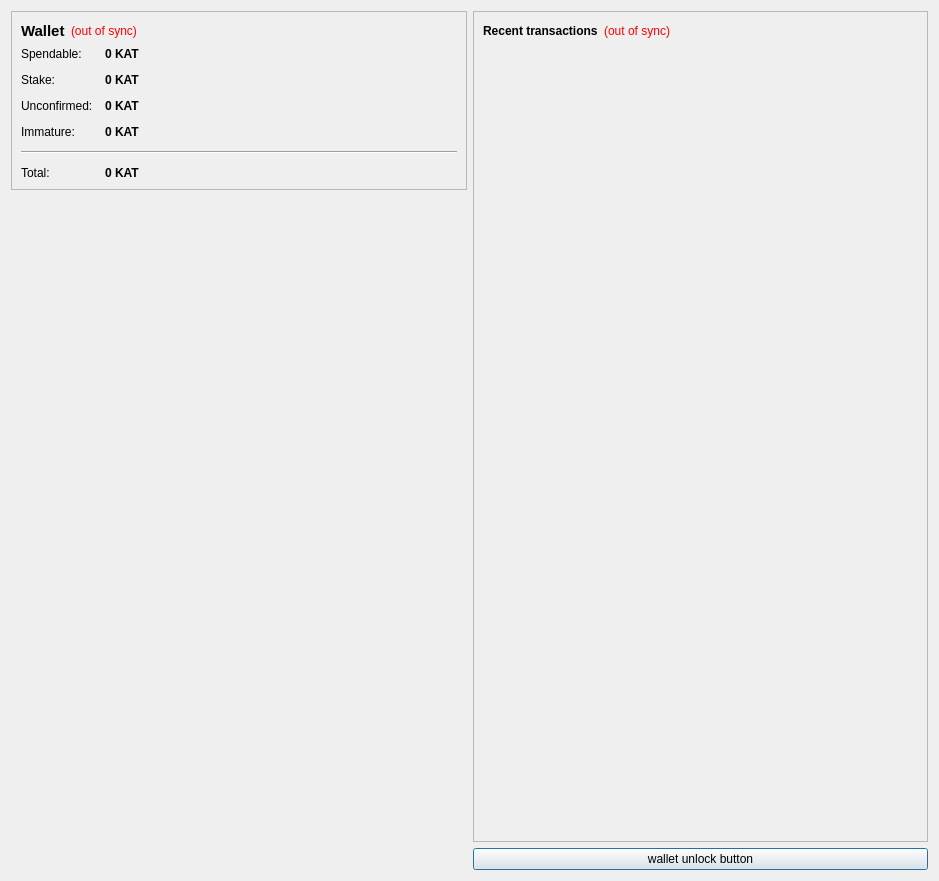
<?xml version="1.0" encoding="UTF-8"?>
<ui version="4.0">
 <class>OverviewPage</class>
 <widget class="QWidget" name="OverviewPage">
  <property name="geometry">
   <rect>
    <x>0</x>
    <y>0</y>
    <width>939</width>
    <height>881</height>
   </rect>
  </property>
  <property name="windowTitle">
   <string>Form</string>
  </property>
  <layout class="QHBoxLayout" name="horizontalLayout" stretch="0,0">
   <item>
    <layout class="QVBoxLayout" name="verticalLayout_2">
     <item>
      <widget class="QFrame" name="frame">
       <property name="frameShape">
        <enum>QFrame::StyledPanel</enum>
       </property>
       <property name="frameShadow">
        <enum>QFrame::Raised</enum>
       </property>
       <layout class="QVBoxLayout" name="verticalLayout_4">
        <item>
         <layout class="QHBoxLayout" name="horizontalLayout_4">
          <item>
           <widget class="QLabel" name="label_5">
            <property name="font">
             <font>
              <pointsize>11</pointsize>
              <weight>75</weight>
              <bold>true</bold>
             </font>
            </property>
            <property name="text">
             <string>Wallet</string>
            </property>
           </widget>
          </item>
          <item>
           <widget class="QLabel" name="labelWalletStatus">
            <property name="toolTip">
             <string>The displayed information may be out of date. Your wallet automatically synchronizes with the Katz network after a connection is established, but this process has not completed yet.</string>
            </property>
            <property name="styleSheet">
             <string notr="true">QLabel { color: red; }</string>
            </property>
            <property name="text">
             <string notr="true">(out of sync)</string>
            </property>
            <property name="alignment">
             <set>Qt::AlignLeading|Qt::AlignLeft|Qt::AlignVCenter</set>
            </property>
           </widget>
          </item>
          <item>
           <spacer name="horizontalSpacer_2">
            <property name="orientation">
             <enum>Qt::Horizontal</enum>
            </property>
            <property name="sizeHint" stdset="0">
             <size>
              <width>40</width>
              <height>20</height>
             </size>
            </property>
           </spacer>
          </item>
         </layout>
        </item>
        <item>
         <layout class="QFormLayout" name="formLayout_2">
          <property name="fieldGrowthPolicy">
           <enum>QFormLayout::AllNonFixedFieldsGrow</enum>
          </property>
          <property name="horizontalSpacing">
           <number>12</number>
          </property>
          <property name="verticalSpacing">
           <number>12</number>
          </property>
          <item row="0" column="0">
           <widget class="QLabel" name="label">
            <property name="text">
             <string>Spendable:</string>
            </property>
           </widget>
          </item>
          <item row="0" column="1">
           <widget class="QLabel" name="labelBalance">
            <property name="font">
             <font>
              <weight>75</weight>
              <bold>true</bold>
             </font>
            </property>
            <property name="cursor">
             <cursorShape>IBeamCursor</cursorShape>
            </property>
            <property name="toolTip">
             <string>Your current spendable balance</string>
            </property>
            <property name="text">
             <string notr="true">0 KAT</string>
            </property>
            <property name="textInteractionFlags">
             <set>Qt::LinksAccessibleByMouse|Qt::TextSelectableByKeyboard|Qt::TextSelectableByMouse</set>
            </property>
           </widget>
          </item>
          <item row="1" column="0">
           <widget class="QLabel" name="label_6">
            <property name="text">
             <string>Stake:</string>
            </property>
           </widget>
          </item>
          <item row="1" column="1">
           <widget class="QLabel" name="labelStake">
            <property name="font">
             <font>
              <weight>75</weight>
              <bold>true</bold>
             </font>
            </property>
            <property name="cursor">
             <cursorShape>IBeamCursor</cursorShape>
            </property>
            <property name="toolTip">
             <string>Total of coins that was staked, and do not yet count toward the current balance</string>
            </property>
            <property name="text">
             <string notr="true">0 KAT</string>
            </property>
            <property name="textInteractionFlags">
             <set>Qt::LinksAccessibleByMouse|Qt::TextSelectableByKeyboard|Qt::TextSelectableByMouse</set>
            </property>
           </widget>
          </item>
          <item row="2" column="0">
           <widget class="QLabel" name="label_3">
            <property name="text">
             <string>Unconfirmed:</string>
            </property>
           </widget>
          </item>
          <item row="2" column="1">
           <widget class="QLabel" name="labelUnconfirmed">
            <property name="font">
             <font>
              <weight>75</weight>
              <bold>true</bold>
             </font>
            </property>
            <property name="cursor">
             <cursorShape>IBeamCursor</cursorShape>
            </property>
            <property name="toolTip">
             <string>Total of transactions that have yet to be confirmed, and do not yet count toward the current balance</string>
            </property>
            <property name="text">
             <string notr="true">0 KAT</string>
            </property>
            <property name="textInteractionFlags">
             <set>Qt::LinksAccessibleByMouse|Qt::TextSelectableByKeyboard|Qt::TextSelectableByMouse</set>
            </property>
           </widget>
          </item>
          <item row="3" column="0">
           <widget class="QLabel" name="labelImmatureText">
            <property name="text">
             <string>Immature:</string>
            </property>
           </widget>
          </item>
          <item row="3" column="1">
           <widget class="QLabel" name="labelImmature">
            <property name="font">
             <font>
              <weight>75</weight>
              <bold>true</bold>
             </font>
            </property>
            <property name="toolTip">
             <string>Mined balance that has not yet matured</string>
            </property>
            <property name="text">
             <string notr="true">0 KAT</string>
            </property>
            <property name="textInteractionFlags">
             <set>Qt::LinksAccessibleByMouse|Qt::TextSelectableByKeyboard|Qt::TextSelectableByMouse</set>
            </property>
           </widget>
          </item>
          <item row="4" column="0" colspan="2">
           <widget class="Line" name="line">
            <property name="orientation">
             <enum>Qt::Horizontal</enum>
            </property>
           </widget>
          </item>
          <item row="5" column="0">
           <widget class="QLabel" name="labelTotalText">
            <property name="text">
             <string>Total:</string>
            </property>
           </widget>
          </item>
          <item row="5" column="1">
           <widget class="QLabel" name="labelTotal">
            <property name="font">
             <font>
              <weight>75</weight>
              <bold>true</bold>
             </font>
            </property>
            <property name="cursor">
             <cursorShape>IBeamCursor</cursorShape>
            </property>
            <property name="toolTip">
             <string>Your current total balance</string>
            </property>
            <property name="text">
             <string notr="true">0 KAT</string>
            </property>
            <property name="textInteractionFlags">
             <set>Qt::LinksAccessibleByMouse|Qt::TextSelectableByKeyboard|Qt::TextSelectableByMouse</set>
            </property>
           </widget>
          </item>
         </layout>
        </item>
       </layout>
      </widget>
     </item>
     <item>
      <spacer name="verticalSpacer_4">
       <property name="orientation">
        <enum>Qt::Vertical</enum>
       </property>
       <property name="sizeHint" stdset="0">
        <size>
         <width>20</width>
         <height>40</height>
        </size>
       </property>
      </spacer>
     </item>
     <item>
      <widget class="QLabel" name="label_2">
       <property name="text">
        <string/>
       </property>
       <property name="pixmap">
        <pixmap resource="../bitcoin.qrc">:/images/Wallet_Logo</pixmap>
       </property>
       <property name="alignment">
        <set>Qt::AlignCenter</set>
       </property>
      </widget>
     </item>
     <item>
      <spacer name="verticalSpacer">
       <property name="orientation">
        <enum>Qt::Vertical</enum>
       </property>
       <property name="sizeHint" stdset="0">
        <size>
         <width>20</width>
         <height>40</height>
        </size>
       </property>
      </spacer>
     </item>
    </layout>
   </item>
   <item>
    <layout class="QVBoxLayout" name="verticalLayout_3">
     <item>
      <widget class="QFrame" name="frame_2">
       <property name="frameShape">
        <enum>QFrame::StyledPanel</enum>
       </property>
       <property name="frameShadow">
        <enum>QFrame::Raised</enum>
       </property>
       <layout class="QVBoxLayout" name="verticalLayout">
        <item>
         <layout class="QHBoxLayout" name="horizontalLayout_2">
          <item>
           <widget class="QLabel" name="label_4">
            <property name="text">
             <string>&lt;b&gt;Recent transactions&lt;/b&gt;</string>
            </property>
           </widget>
          </item>
          <item>
           <widget class="QLabel" name="labelTransactionsStatus">
            <property name="toolTip">
             <string>The displayed information may be out of date. Your wallet automatically synchronizes with the Katz network after a connection is established, but this process has not completed yet.</string>
            </property>
            <property name="styleSheet">
             <string notr="true">QLabel { color: red; }</string>
            </property>
            <property name="text">
             <string notr="true">(out of sync)</string>
            </property>
            <property name="alignment">
             <set>Qt::AlignRight|Qt::AlignTrailing|Qt::AlignVCenter</set>
            </property>
           </widget>
          </item>
          <item>
           <spacer name="horizontalSpacer">
            <property name="orientation">
             <enum>Qt::Horizontal</enum>
            </property>
            <property name="sizeHint" stdset="0">
             <size>
              <width>40</width>
              <height>20</height>
             </size>
            </property>
           </spacer>
          </item>
         </layout>
        </item>
        <item>
         <widget class="QListView" name="listTransactions">
          <property name="styleSheet">
           <string notr="true">QListView { background: transparent; }</string>
          </property>
          <property name="frameShape">
           <enum>QFrame::NoFrame</enum>
          </property>
          <property name="verticalScrollBarPolicy">
           <enum>Qt::ScrollBarAlwaysOff</enum>
          </property>
          <property name="horizontalScrollBarPolicy">
           <enum>Qt::ScrollBarAlwaysOff</enum>
          </property>
          <property name="selectionMode">
           <enum>QAbstractItemView::NoSelection</enum>
          </property>
         </widget>
        </item>
       </layout>
      </widget>
     </item>
     <item>
      <widget class="QPushButton" name="unlockWalletButton">
       <property name="sizePolicy">
        <sizepolicy hsizetype="Minimum" vsizetype="Fixed">
         <horstretch>0</horstretch>
         <verstretch>0</verstretch>
        </sizepolicy>
       </property>
       <property name="maximumSize">
        <size>
         <width>16777214</width>
         <height>16777214</height>
        </size>
       </property>
       <property name="toolTip">
        <string/>
       </property>
       <property name="text">
        <string>wallet unlock button</string>
       </property>
       <property name="checkable">
        <bool>false</bool>
       </property>
       <property name="autoDefault">
        <bool>false</bool>
       </property>
       <property name="default">
        <bool>true</bool>
       </property>
       <property name="flat">
        <bool>false</bool>
       </property>
      </widget>
     </item>
    </layout>
   </item>
  </layout>
 </widget>
 <resources>
  <include location="../bitcoin.qrc"/>
 </resources>
 <connections/>
</ui>
